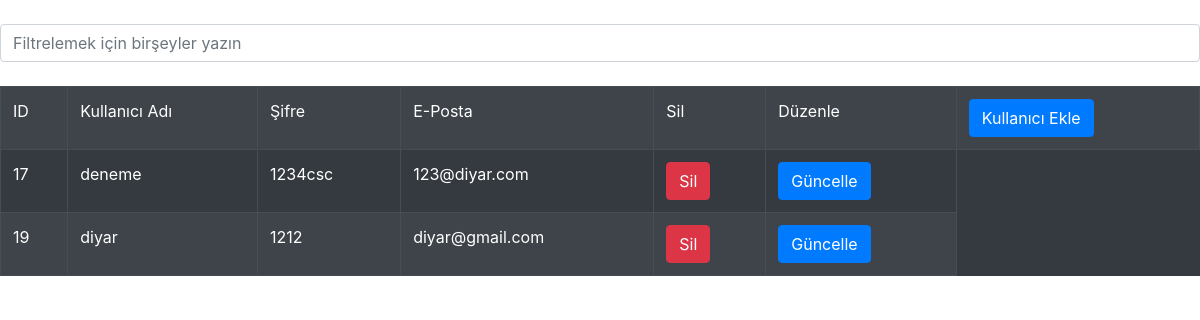
The app's page /kullanicilar.php with its own data.
### tables this page shows
CREATE TABLE `kullanicilar` (
  `user_id` int(11) NOT NULL,
  `user_name` varchar(255) NOT NULL,
  `user_password` varchar(255) NOT NULL,
  `email` varchar(255) NOT NULL
);

### kullanicilar.php (the view, shortened to what this page needs)
<?php
include ("baglan.php");
$sorgu=$db->prepare('SELECT *FROM kullanicilar');
$sorgu->execute();
$kullanici=$sorgu-> fetchAll(PDO::FETCH_OBJ);
?>
<!doctype html>
<html lang="tr">
  <head>
    <link rel="stylesheet" href="https://stackpath.bootstrapcdn.com/bootstrap/4.3.1/css/bootstrap.min.css">
  </head>
<body>
<br>
    <input type="text" name="search" id="search" class="form-control" placeholder="Filtrelemek için birşeyler yazın">
<br>
<table class="table table-bordered table-striped table-dark">
			<tr>
			 <td>ID</td>
			 <td>Kullanıcı Adı</td>
			 <td>Şifre</td>
			 <td>E-Posta</td>
			 <td>Sil</td>
			 <td>Düzenle</td>
             <td><a href="kullaniciekle.php" class="btn btn-primary">Kullanıcı Ekle</a></td>
			 </tr>
			 <?php
			 foreach($kullanici as $person){?>
			 	<tr>
                <td><?= $person->user_id ?></td>
                <td><?= $person->user_name ?></td>
                <td><?= $person->user_password ?></td>
                <td><?= $person->email ?></td>
                <td><a href="kullanicisil.php?pid=<?= $person->user_id ?>" class="btn btn-danger">Sil</a></td>
                <td><a href="kullaniciguncelle.php?rn=<?= $person->user_id ?>&fn=<?= $person->user_name ?>&ln=<?= $person->user_password ?>&em=<?= $person->email ?>" class="btn btn-primary">Güncelle</a></td>
			    </tr>
			 <?php } ?>
</table>
  </body>
</html>

### records on screen
kullanicilar: user_id "17", user_name "deneme", user_password "1234csc", email "123@diyar.com"
kullanicilar: user_id "19", user_name "diyar", user_password "1212", email "diyar@gmail.com"
